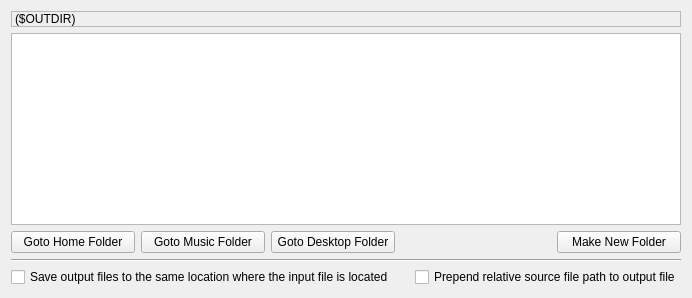
        <widget class="QWidget" name="tabOutputDir">
         <property name="font">
          <font>
           <weight>50</weight>
           <bold>false</bold>
          </font>
         </property>
         <attribute name="icon">
          <iconset resource="../res/Icons.qrc">
           <normaloff>:/icons/folder_go.png</normaloff>:/icons/folder_go.png</iconset>
         </attribute>
         <attribute name="title">
          <string>Output Directory</string>
         </attribute>
         <layout class="QGridLayout" name="gridLayout_2">
          <item row="0" column="0">
           <layout class="QVBoxLayout" name="verticalLayout_5">
            <item>
             <widget class="QLabel" name="outputFolderLabel">
              <property name="palette">
               <palette>
                <active>
                 <colorrole role="Link">
                  <brush brushstyle="SolidPattern">
                   <color alpha="255">
                    <red>200</red>
                    <green>0</green>
                    <blue>0</blue>
                   </color>
                  </brush>
                 </colorrole>
                </active>
                <inactive>
                 <colorrole role="Link">
                  <brush brushstyle="SolidPattern">
                   <color alpha="255">
                    <red>200</red>
                    <green>0</green>
                    <blue>0</blue>
                   </color>
                  </brush>
                 </colorrole>
                </inactive>
                <disabled>
                 <colorrole role="Link">
                  <brush brushstyle="SolidPattern">
                   <color alpha="255">
                    <red>200</red>
                    <green>0</green>
                    <blue>0</blue>
                   </color>
                  </brush>
                 </colorrole>
                </disabled>
               </palette>
              </property>
              <property name="cursor">
               <cursorShape>PointingHandCursor</cursorShape>
              </property>
              <property name="frameShape">
               <enum>QFrame::StyledPanel</enum>
              </property>
              <property name="frameShadow">
               <enum>QFrame::Plain</enum>
              </property>
              <property name="text">
               <string notr="true">($OUTDIR)</string>
              </property>
             </widget>
            </item>
            <item>
             <widget class="QTreeView" name="outputFolderView">
              <property name="editTriggers">
               <set>QAbstractItemView::NoEditTriggers</set>
              </property>
              <property name="alternatingRowColors">
               <bool>true</bool>
              </property>
             </widget>
            </item>
            <item>
             <layout class="QHBoxLayout" name="horizontalLayout_3">
              <item>
               <widget class="QPushButton" name="buttonGotoHome">
                <property name="minimumSize">
                 <size>
                  <width>124</width>
                  <height>0</height>
                 </size>
                </property>
                <property name="text">
                 <string>Goto Home Folder</string>
                </property>
                <property name="icon">
                 <iconset resource="../res/Icons.qrc">
                  <normaloff>:/icons/house.png</normaloff>:/icons/house.png</iconset>
                </property>
                <property name="iconSize">
                 <size>
                  <width>16</width>
                  <height>16</height>
                 </size>
                </property>
               </widget>
              </item>
              <item>
               <widget class="QPushButton" name="buttonGotoMusic">
                <property name="minimumSize">
                 <size>
                  <width>124</width>
                  <height>0</height>
                 </size>
                </property>
                <property name="text">
                 <string>Goto Music Folder</string>
                </property>
                <property name="icon">
                 <iconset resource="../res/Icons.qrc">
                  <normaloff>:/icons/music.png</normaloff>:/icons/music.png</iconset>
                </property>
                <property name="iconSize">
                 <size>
                  <width>16</width>
                  <height>16</height>
                 </size>
                </property>
               </widget>
              </item>
              <item>
               <widget class="QPushButton" name="buttonGotoDesktop">
                <property name="minimumSize">
                 <size>
                  <width>124</width>
                  <height>0</height>
                 </size>
                </property>
                <property name="text">
                 <string>Goto Desktop Folder</string>
                </property>
                <property name="icon">
                 <iconset resource="../res/Icons.qrc">
                  <normaloff>:/icons/monitor.png</normaloff>:/icons/monitor.png</iconset>
                </property>
                <property name="iconSize">
                 <size>
                  <width>16</width>
                  <height>16</height>
                 </size>
                </property>
               </widget>
              </item>
              <item>
               <spacer name="horizontalSpacer_6">
                <property name="orientation">
                 <enum>Qt::Horizontal</enum>
                </property>
                <property name="sizeHint" stdset="0">
                 <size>
                  <width>40</width>
                  <height>20</height>
                 </size>
                </property>
               </spacer>
              </item>
              <item>
               <widget class="QPushButton" name="buttonMakeFolder">
                <property name="minimumSize">
                 <size>
                  <width>124</width>
                  <height>0</height>
                 </size>
                </property>
                <property name="text">
                 <string>Make New Folder</string>
                </property>
                <property name="icon">
                 <iconset resource="../res/Icons.qrc">
                  <normaloff>:/icons/folder_add.png</normaloff>:/icons/folder_add.png</iconset>
                </property>
                <property name="iconSize">
                 <size>
                  <width>16</width>
                  <height>16</height>
                 </size>
                </property>
               </widget>
              </item>
             </layout>
            </item>
            <item>
             <widget class="QFrame" name="frame_2">
              <property name="maximumSize">
               <size>
                <width>16777215</width>
                <height>2</height>
               </size>
              </property>
              <property name="frameShape">
               <enum>QFrame::HLine</enum>
              </property>
              <property name="frameShadow">
               <enum>QFrame::Sunken</enum>
              </property>
              <property name="lineWidth">
               <number>1</number>
              </property>
             </widget>
            </item>
            <item>
             <layout class="QHBoxLayout" name="horizontalLayout_4">
              <item>
               <widget class="QCheckBox" name="saveToSourceFolderCheckBox">
                <property name="text">
                 <string>Save output files to the same location where the input file is located</string>
                </property>
               </widget>
              </item>
              <item>
               <spacer name="horizontalSpacer_11">
                <property name="orientation">
                 <enum>Qt::Horizontal</enum>
                </property>
                <property name="sizeType">
                 <enum>QSizePolicy::Fixed</enum>
                </property>
                <property name="sizeHint" stdset="0">
                 <size>
                  <width>15</width>
                  <height>20</height>
                 </size>
                </property>
               </spacer>
              </item>
              <item>
               <widget class="QCheckBox" name="prependRelativePathCheckBox">
                <property name="text">
                 <string>Prepend relative source file path to output file</string>
                </property>
               </widget>
              </item>
             </layout>
            </item>
           </layout>
          </item>
         </layout>
        </widget>
